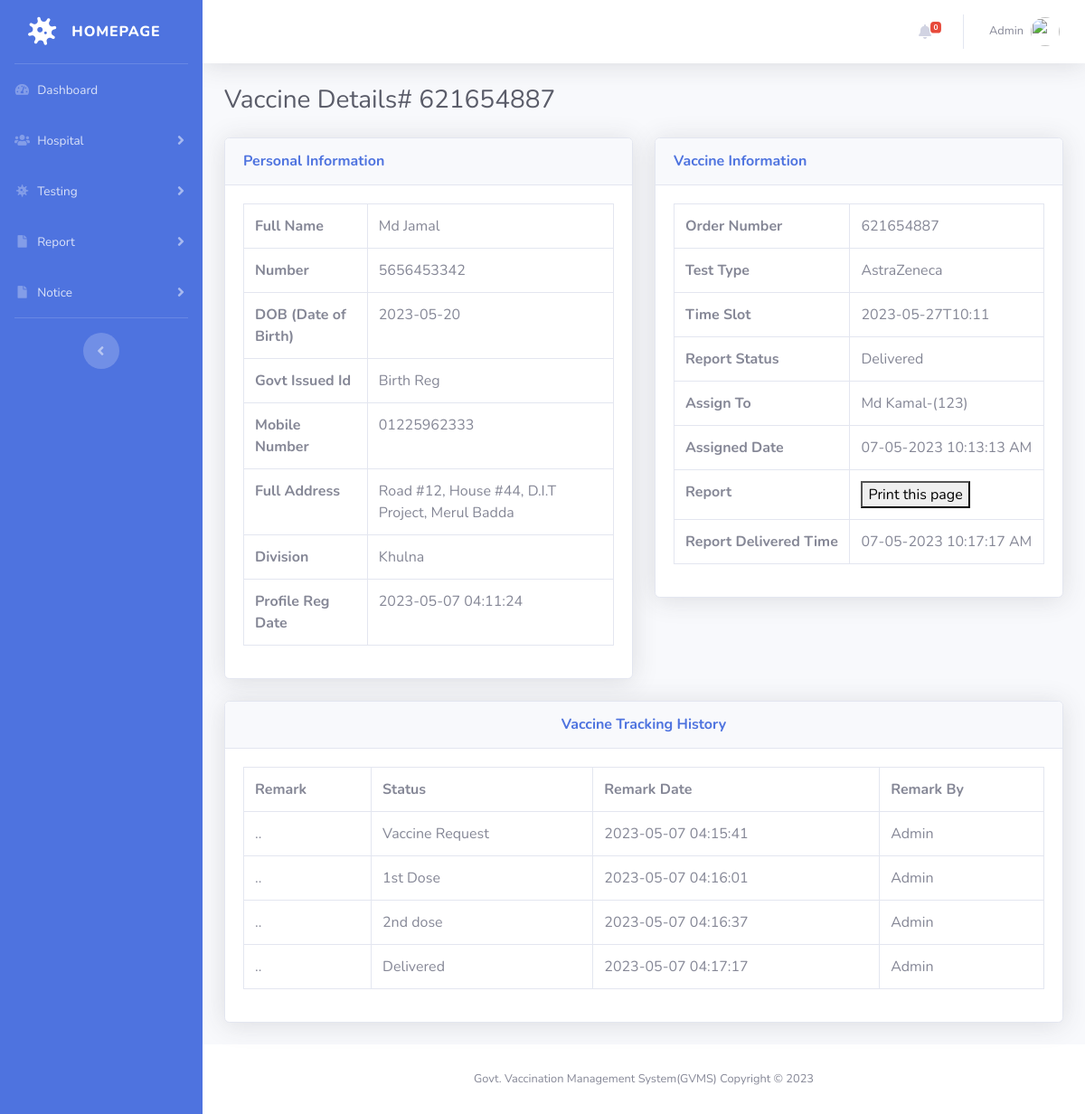
/test-details.php?tid=33&&oid=621654887 (signed in), run on the app's committed database.
### tables this page shows
CREATE TABLE `tbltestrecord` (
  `id` int(11) NOT NULL,
  `OrderNumber` bigint(14) DEFAULT NULL,
  `PatientMobileNumber` bigint(14) DEFAULT NULL,
  `TestType` varchar(100) DEFAULT NULL,
  `TestTimeSlot` varchar(120) DEFAULT NULL,
  `ReportStatus` varchar(100) DEFAULT NULL,
  `FinalReport` varchar(150) DEFAULT NULL,
  `ReportUploadTime` varchar(200) DEFAULT NULL,
  `RegistrationDate` timestamp NULL DEFAULT current_timestamp(),
  `AssignedtoEmpId` varchar(150) DEFAULT NULL,
  `AssigntoName` varchar(180) DEFAULT NULL,
  `AssignedTime` varchar(100) DEFAULT NULL
);

CREATE TABLE `tblpatients` (
  `id` int(11) NOT NULL,
  `FullName` varchar(120) DEFAULT NULL,
  `MobileNumber` bigint(12) DEFAULT NULL,
  `DateOfBirth` date DEFAULT NULL,
  `GovtIssuedId` varchar(150) DEFAULT NULL,
  `GovtIssuedIdNo` varchar(150) DEFAULT NULL,
  `FullAddress` varchar(255) DEFAULT NULL,
  `State` varchar(200) DEFAULT NULL,
  `RegistrationDate` timestamp NOT NULL DEFAULT current_timestamp()
);

CREATE TABLE `tblreporttracking` (
  `id` int(11) NOT NULL,
  `OrderNumber` bigint(40) DEFAULT NULL,
  `Remark` varchar(255) DEFAULT NULL,
  `Status` varchar(120) DEFAULT NULL,
  `PostingTime` timestamp NULL DEFAULT current_timestamp(),
  `RemarkBy` int(5) DEFAULT NULL
);

### test-details.php (the view, shortened to what this page needs)
<?php session_start();
include_once('includes/config.php');
if (strlen($_SESSION['aid']==0)) {
  header('location:logout.php');
  } else{
?>
<!DOCTYPE html>
<html lang="en">
<head>
    <link href="vendor/fontawesome-free/css/all.min.css" rel="stylesheet" type="text/css">
    <link href="css/sb-admin-2.min.css" rel="stylesheet">
</head>
<body id="page-top">
    <div id="wrapper">
<?php include_once('includes/sidebar.php');?>
        <div id="content-wrapper" class="d-flex flex-column">
            <div id="content">
          <?php include_once('includes/topbar.php');?>
                <div class="container-fluid">
                    <h1 class="h3 mb-4 text-gray-800">Vaccine Details# <?php echo intval($_GET['oid']);?></h1>
<div class="row">
<?php
$testid=intval($_GET['tid']);
$query=mysqli_query($con,"select * from tbltestrecord
join tblpatients on tblpatients.MobileNumber=tbltestrecord.PatientMobileNumber
where  tbltestrecord.id='$testid'");
while($row=mysqli_fetch_array($query)){
    ?>
                        <div class="col-lg-6">
                            <div class="card shadow mb-4">
                                <div class="card-header py-3">
                                    <h6 class="m-0 font-weight-bold text-primary">Personal Information</h6>
                                </div>
                                <div class="card-body">
 <table class="table table-bordered"  width="100%" cellspacing="0">
    <tr>
    <th>Full Name</th>
    <td><?php echo $row['FullName'];?></td>
    </tr>
     <tr>
    <th> Number</th>
    <td><?php echo $row['MobileNumber'];?></td>
    </tr>
     <tr>
    <th>DOB (Date of Birth)</th>
    <td><?php echo $row['DateOfBirth'];?></td>
    </tr>
     <tr>
    <th>Govt Issued Id</th>
    <td><?php echo $row['GovtIssuedId'];?></td>
    </tr>
     <tr>
    <th>Mobile Number</th>
    <td><?php echo $row['GovtIssuedIdNo'];?></td>
    </tr>
     <tr>
    <th>Full Address</th>
    <td><?php echo $row['FullAddress'];?></td>
    </tr>
    <tr>
    <th>Division</th>
    <td><?php echo $row['State'];?></td>
    </tr>
    <tr>
    <th>Profile Reg Date</th>
    <td><?php echo $row['RegistrationDate'];?></td>
    </tr>
 </table>
                                </div>
                            </div>
                        </div>
                         <div class="col-lg-6">
                            <div class="card shadow mb-4">
                                <div class="card-header py-3">
                                    <h6 class="m-0 font-weight-bold text-primary">Vaccine Information</h6>
                                </div>
                                <div class="card-body">
 <table class="table table-bordered"  width="100%" cellspacing="0">
    <tr>
    <th>Order Number</th>
    <td><?php echo $row['OrderNumber'];?></td>
    </tr>
    <tr>
    <th>Test Type</th>
    <td><?php echo $row['TestType'];?></td>
    </tr>
    <tr>
    <th>Time Slot</th>
    <td><?php echo $row['TestTimeSlot'];?></td>
    </tr>
 <tr>
    <th>Report Status</th>
    <td><?php if($row['ReportStatus']==''):
              echo "Not Processed yet";
          else:
           echo $row['ReportStatus'];
          endif;
    ?></td>
    </tr>
<?php if($row['AssignedtoEmpId']!=''):?>
  <tr>
    <th>Assign To</th>
    <td><?php echo $row['AssigntoName'];?>-(<?php echo $row['AssignedtoEmpId'];?>)</td>
    </tr>
    <tr>
    <th>Assigned Date</th>
    <td><?php echo $row['AssignedTime'];?></td>
    </tr>
<?php endif;?>
<?php if($row['FinalReport']!=''):?>
  <tr>
    <th>Report</th>
    <td><button onclick="window.print()">Print this page</button></td>
    </tr>
    <tr>
    <th>Report Delivered Time</th>
    <td><?php echo $row['ReportUploadTime'];?></td>
    </tr>
<?php endif;?>
</table>
                                </div>
                            </div>
                        </div>
                    </div>
                <?php } ?>
<?php
$orderid=intval($_GET['oid']);
$ret=mysqli_query($con,"select * from tblreporttracking
join tbladmin on tbladmin.ID=tblreporttracking.RemarkBy
where tblreporttracking.OrderNumber='$orderid'");
$num=mysqli_num_rows($ret);
?>
<div class="row">
                         <div class="col-lg-12">
                            <div class="card shadow mb-4">
                                <div class="card-header py-3">
                                    <h6 class="m-0 font-weight-bold text-primary" align="center">Vaccine Tracking History</h6>
                                </div>
                                <div class="card-body">
<?php if($num>0){
?>
 <table class="table table-bordered"  width="100%" cellspacing="0">
<tr>
    <th>Remark</th>
    <th>Status</th>
    <th>Remark Date</th>
    <th>Remark By</th>
<?php while($result=mysqli_fetch_array($ret)){?>
</tr>
    <tr>
    <td><?php echo $result['Remark'];?></td>
    <td><?php echo $result['Status'];?></td>
    <td><?php echo $result['PostingTime'];?></td>
    <td><?php echo $result['AdminName'];?></td>
    </tr>
<?php } ?>
</table>
         <?php
     } else { ?>
<h4 align="center" style="color:red"> No Tracking history found </h4>
         <?php } ?>
                                </div>
                            </div>
                        </div>
                    </div>
                </div>
            </div>
           <?php include_once('includes/footer.php');?>
        </div>
    </div>
</body>
</html>
<?php } ?>

### includes/topbar.php (shortened to what this page needs)
      <nav class="navbar navbar-expand navbar-light bg-white topbar mb-4 static-top shadow">
            <?php if($_SESSION['aid']):?>
                    <ul class="navbar-nav ml-auto">
<?php $query=mysqli_query($con,"select * from tbltestrecord where ReportStatus is null");
$count=mysqli_num_rows($query);
?>
                        <li class="nav-item dropdown no-arrow mx-1">
                            <a class="nav-link dropdown-toggle" href="#" id="alertsDropdown" role="button"
                                data-toggle="dropdown" aria-haspopup="true" aria-expanded="false">
                                <i class="fas fa-bell fa-fw"></i>
                                <span class="badge badge-danger badge-counter"><?php echo $count;?></span>
                            </a>
                        </li>
                        <li class="nav-item dropdown no-arrow">
                            <a class="nav-link dropdown-toggle" href="#" id="userDropdown" role="button"
                                data-toggle="dropdown" aria-haspopup="true" aria-expanded="false">
                <?php
$adid=$_SESSION['aid'];
$ret1=mysqli_query($con,"select AdminName from tbladmin where ID='$adid'");
while($row1=mysqli_fetch_array($ret1)){
?>
                                <span class="mr-2 d-none d-lg-inline text-gray-600 small"><?php  echo $row1['AdminName'];?></span>
                           <?php } ?>
                                <img class="img-profile rounded-circle"
                                    src="img/undraw_profile.svg">
                            </a>
                        </li>
                    </ul>
                <?php endif;?>
                </nav>

### data on the page
tbltestrecord: tblpatients.FullName "Md Jamal", tblpatients.MobileNumber "5656453342", tblpatients.DateOfBirth "2023-05-20", tblpatients.GovtIssuedId "Birth Reg", tblpatients.GovtIssuedIdNo "01225962333", tblpatients.FullAddress "Road #12, House #44, D.I.T Project, Merul Badda", tblpatients.State "Khulna", tblpatients.RegistrationDate "2023-05-07 04:11:24", OrderNumber "621654887", TestType "AstraZeneca", TestTimeSlot "2023-05-27T10:11", ReportStatus "Delivered", AssigntoName "Md Kamal", AssignedtoEmpId "123", AssignedTime "07-05-2023 10:13:13 AM", ReportUploadTime "07-05-2023 10:17:17 AM"
tblreporttracking: Remark "..", Status "Vaccine Request", PostingTime "2023-05-07 04:15:41", tbladmin.AdminName "Admin"
tblreporttracking: Remark "..", Status "1st Dose", PostingTime "2023-05-07 04:16:01", tbladmin.AdminName "Admin"
tblreporttracking: Remark "..", Status "2nd dose", PostingTime "2023-05-07 04:16:37", tbladmin.AdminName "Admin"
tblreporttracking: Remark "..", Status "Delivered", PostingTime "2023-05-07 04:17:17", tbladmin.AdminName "Admin"

### other printed values
$count "0"
$row1['AdminName'] "Admin"
$_GET['oid'] "621654887"
